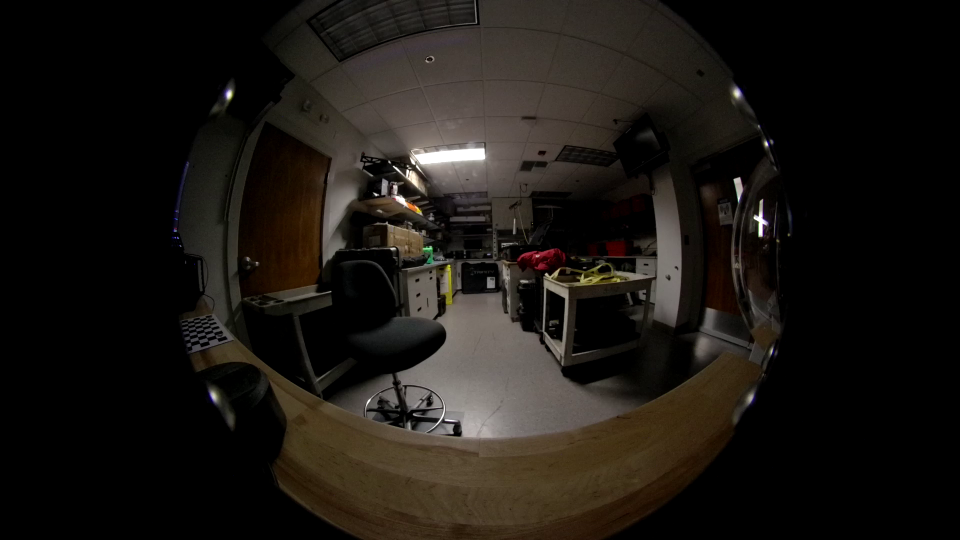
#> input picture plainL/board52.png, 1920 x 1080 px, found by its file name (shown at 1/2 size)
$ python fisheye_calibration.py   (older library calls are emulated)
#> lines starting #> are read from the running program, lines starting #| are printed output that depends on the picture
# Copyright (C) 2021 Eugene a.k.a. Realizator, stereopi.com, virt2real team
#
# This file is part of StereoPi tutorial scripts.
#
# StereoPi tutorial is free software: you can redistribute it
# and/or modify it under the terms of the GNU General Public License
# as published by the Free Software Foundation, either version 3 of the
# License, or (at your option) any later version.
#
# StereoPi tutorial is distributed in the hope that it will be useful,
# but WITHOUT ANY WARRANTY; without even the implied warranty of
# MERCHANTABILITY or FITNESS FOR A PARTICULAR PURPOSE.  See the
# GNU General Public License for more details.
#
# You should have received a copy of the GNU General Public License
# along with StereoPi tutorial.
# If not, see <http://www.gnu.org/licenses/>.
#
#          <><><> SPECIAL THANKS: <><><>
#
# Thanks to Adrian and http://pyimagesearch.com, as a lot of
# code in this tutorial was taken from his lessons.
#
# Thanks to RPi-tankbot project: https://github.com/Kheiden/RPi-tankbot
#
# Thanks to rakali project: https://github.com/sthysel/rakali


import os
import cv2
import numpy as np


# Global variables preset


# Camera resolution
photo_width = 800#1920
photo_height = 700#1080

# Image resolution for processing
img_width = 800#1920
img_height = 700#1080
image_size = (img_width,img_height)

# Chessboard parameters
rows = 11
columns = 11
#square_size = 2.5

# Visualization options
drawCorners = True
showSingleCamUndistortionResults = True
showStereoRectificationResults = True
writeUdistortedImages = True
imageToDisp = r'C:\Users\Benjamin\Documents\calibration\onemR.png'
distorted= cv2.imread(r'C:\Users\Benjamin\Documents\calibration\board52.png')[190:890, 560:1360]
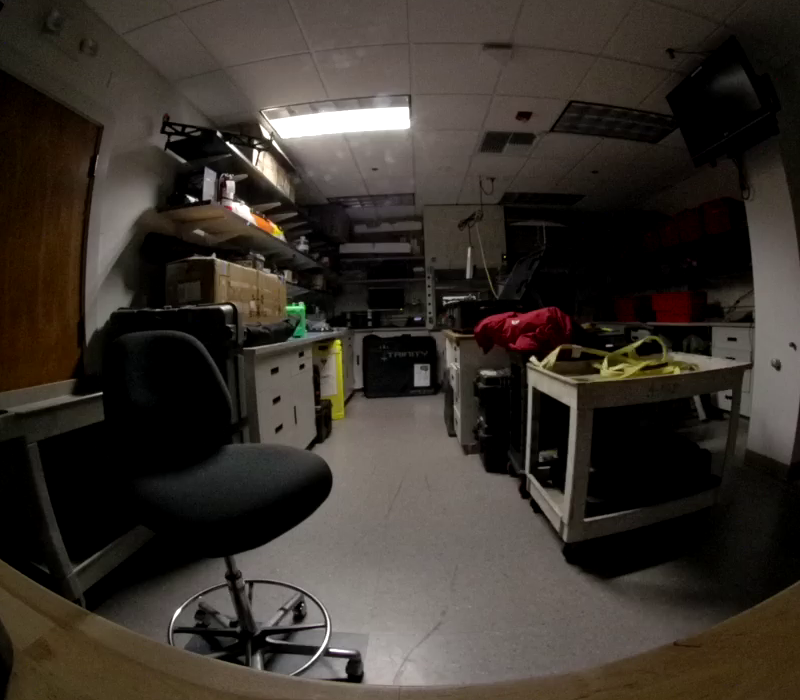
#> distorted: shape (700, 800, 3); mean B, G, R 44.1, 50.7, 57.1

# Calibration settings
CHECKERBOARD = (10,10)

subpix_criteria = (cv2.TERM_CRITERIA_EPS+cv2.TERM_CRITERIA_MAX_ITER, 150, 0.001)
calibration_flags = cv2.fisheye.CALIB_RECOMPUTE_EXTRINSIC+cv2.fisheye.CALIB_FIX_SKEW

objp = np.zeros( (CHECKERBOARD[0]*CHECKERBOARD[1], 1, 3) , np.float64)
objp[:,0, :2] = np.mgrid[0:CHECKERBOARD[0], 0:CHECKERBOARD[1]].T.reshape(-1, 2)*25.4 # 25.4 mm (1 inch) size of square

_img_shape = None
objpointsLeft = [] # 3d point in real world space
imgpointsLeft = [] # 2d points in image plane.
count=0
objpointsRight = [] # 3d point in real world space
imgpointsRight = [] # 2d points in image plane.

if (drawCorners):
    print("You can press 'Q' to quit this script.")


# Main processing cycle
# We process all calibration images and fill up 'imgpointsLeft' and 'objpointsRight'
# arrays with found coordinates of the chessboard
total_photos = 226
photo_counter = 0
print ('Main cycle start')

while photo_counter != total_photos:

  print ('Import pair No ' + str(photo_counter))
  leftName = './underL/'+str(photo_counter)+'.png'
  rightName = './underR/'+str(photo_counter)+'.png'
  leftExists = os.path.isfile(leftName)
  rightExists = os.path.isfile(rightName)
  photo_counter = photo_counter + 1
  # If pair has no left or right image - exit
  if ((leftExists == False) or (rightExists == False)) and (leftExists != rightExists):
      print ("Pair No ", photo_counter, "has only one image! Left:", leftExists, " Right:", rightExists )
      continue

  # If stereopair is complete - go to processing
  if (leftExists and rightExists):
      imgL = cv2.imread(leftName,1)[190:890, 560:1360]
      loadedY, loadedX, clrs  =  imgL.shape
      grayL = cv2.cvtColor(imgL,cv2.COLOR_BGR2GRAY)
      gray_small_left = cv2.resize (grayL, (img_width,img_height), interpolation = cv2.INTER_AREA)
      imgR = cv2.imread(rightName,1)[190:890, 560:1360]
      grayR = cv2.cvtColor(imgR,cv2.COLOR_BGR2GRAY)
      gray_small_right = cv2.resize (grayR, (img_width,img_height), interpolation = cv2.INTER_AREA)

      # Find the chessboard corners
      retL, cornersL = cv2.findChessboardCorners(grayL, CHECKERBOARD, cv2.CALIB_CB_ADAPTIVE_THRESH+cv2.CALIB_CB_FAST_CHECK+cv2.CALIB_CB_NORMALIZE_IMAGE)
      retR, cornersR = cv2.findChessboardCorners(grayR, CHECKERBOARD, cv2.CALIB_CB_ADAPTIVE_THRESH+cv2.CALIB_CB_FAST_CHECK+cv2.CALIB_CB_NORMALIZE_IMAGE)

      # Draw images with corners found
      if (drawCorners):
          cv2.drawChessboardCorners(imgL, (10,10), cornersL, retL)
          cv2.imshow('Corners LEFT', imgL)
          cv2.drawChessboardCorners(imgR, (10,10), cornersR, retR)
          cv2.imshow('Corners RIGHT', imgR)
          if cv2.waitKey(0) & 0xFF == ord('s'):
                    #if key == ord("q"):
                    #    exit(0)

                # Here is a fix for the OpenCV bug, which is causing this error:
                # error:(-215:Assertion failed) fabs(norm_u1) > 0 in function 'InitExtrinsics'
                # It means corners are too close to the side of the image. Let's filter them out

                SayMore = True; #Should we print additional debug info?
                if ((retL == True) and (retR == True)):
                    minRx = cornersR[:,:,0].min()
                    maxRx = cornersR[:,:,0].max()
                    minRy = cornersR[:,:,1].min()
                    maxRy = cornersR[:,:,1].max()

                    minLx = cornersL[:,:,0].min()
                    maxLx = cornersL[:,:,0].max()
                    minLy = cornersL[:,:,1].min()
                    maxLy = cornersL[:,:,1].max()

                    border_threshold_x = loadedX/7
                    border_threshold_y = loadedY/7
                    if (SayMore):
                        print ("thr_X: ", border_threshold_x, "thr_Y:", border_threshold_y)
                    x_thresh_bad = False
                    if ((minRx<border_threshold_x) or (minLx<border_threshold_x)): # or (loadedX-maxRx < border_threshold_x) or (loadedX-maxLx < border_threshold_x)):
                        x_thresh_bad = True
                    y_thresh_bad = False
                    if ((minRy<border_threshold_y) or (minLy<border_threshold_y)): # or (loadedY-maxRy < border_threshold_y) or (loadedY-maxLy < border_threshold_y)):
                        y_thresh_bad = True
                    if (y_thresh_bad==True) or (x_thresh_bad==True):
                        if (SayMore):
                            print("Chessboard too close to the side!", "X thresh: ", x_thresh_bad, "Y thresh: ", y_thresh_bad)
                            print ("minRx: ", minRx, "maxRx: ", maxRx, " minLx: ", minLx, "maxLx:", maxLx)
                            print ("minRy: ", minRy, "maxRy: ", maxRy, " minLy: ", minLy, "maxLy:", maxLy)
                        else:
                            print("Chessboard too close to the side! Image ignored")
                        retL = False
                        retR = False
                        continue

                # Here is our scaling trick! Hi res for calibration, low res for real work!
                # Scale corners X and Y to our working resolution
                if ((retL == True) and (retR == True)) and (img_height <= photo_height):
                    scale_ratio = img_height/photo_height
                    print ("Scale ratio: ", scale_ratio)
                    cornersL = cornersL*scale_ratio #cornersL/2.0
                    cornersR = cornersR*scale_ratio #cornersR/2.0
                elif (img_height > photo_height):
                    print ("Image resolution is higher than photo resolution, upscale needed. Please check your photo and image parameters!")
                    exit (0)

                # Refine corners and add to array for processing
                if ((retL == True) and (retR == True)):
                    count=count+1
                    print(count)
                    objpointsLeft.append(objp)
                    cv2.cornerSubPix(gray_small_left,cornersL,(3,3),(-1,-1),subpix_criteria)
                    imgpointsLeft.append(cornersL)
                    objpointsRight.append(objp)
                    cv2.cornerSubPix(gray_small_right,cornersR,(3,3),(-1,-1),subpix_criteria)
                    imgpointsRight.append(cornersR)
                else:
                    print ("Pair No", photo_counter, "ignored, as no chessboard found" )
                    continue
          else:
            print('Image pair not Used')


print ('End cycle')


# This function calibrates (undistort) a single camera
# [160 lines left out: functions calibrate_one_camera, calibrate_stereo_cameras, not called in this run]

# Now we have all we need to do stereoscopic fisheye calibration
# Let's calibrate each camera, and than calibrate them together
print ("Left camera calibration...")
result = calibrate_one_camera(objpointsLeft, imgpointsLeft, 'left')
print ("Right camera calibration...")
result = calibrate_one_camera(objpointsRight, imgpointsRight, 'right')
print ("Stereoscopic calibration...")
result = calibrate_stereo_cameras()
print ("Calibration complete!")

# The following code just shows you calibration results
#
#

if (showSingleCamUndistortionResults):

    w = 800
    h = 700
    print("Undistorting picture with (width, height):", (w, h))
    try:
        npz_file = np.load('./under_calibration_data/{}p/camera_calibration{}.npz'.format(h, '_left'))
        if 'map1' and 'map2' in npz_file.files:
            #print("Camera calibration data has been found in cache.")
            map1 = npz_file['map1']
            map2 = npz_file['map2']
        else:
            print("Camera data file found but data corrupted.")
            exit(0)
    except:
        #print("Camera calibration data not found in cache, file " & './calibration_data/{}p/camera_calibration{}.npz'.format(h, left))
        exit(0)

    # We didn't load a new image from file, but use last image loaded while calibration
    undistorted_left = cv2.remap(distorted, map1, map2, interpolation=cv2.INTER_LINEAR, borderMode=cv2.BORDER_CONSTANT)

    #h, w = imgR.shape[:2]
    print("Undistorting picture with (width, height):", (w, h))
    try:
        npz_file = np.load('./under_calibration_data/{}p/camera_calibration{}.npz'.format(h, '_right'))
        if 'map1' and 'map2' in npz_file.files:
            #print("Camera calibration data has been found in cache.")
            map1 = npz_file['map1']
            map2 = npz_file['map2']
        else:
            print("Camera data file found but data corrupted.")
            exit(0)
    except:
        print("Camera calibration RIGHT data not found in cache.")
        exit(0)

    undistorted_right = cv2.remap(distorted, map1, map2, interpolation=cv2.INTER_LINEAR, borderMode=cv2.BORDER_CONSTANT)

    cv2.imshow('Left UNDISTORTED', undistorted_left)
    cv2.imshow('Right UNDISTORTED', undistorted_right)
    cv2.waitKey(0)
    if (writeUdistortedImages):
        cv2.imwrite("undistorted_left.jpg",undistorted_left)
        cv2.imwrite("undistorted_right.jpg",undistorted_right)


if (showStereoRectificationResults):
    # lets rectify pair and look at the result
    # NOTICE: we use 320x240 as a working resolution, regardless of
    # calibration images resolution. So 320x240 parameters are hardcoded
    # now.
    try:
        npzfile = np.load('./under_calibration_data/{}p/stereo_camera_calibration.npz'.format(700))
    except:
       # print("Camera calibration data not found in cache, file " & './calibration_data/{}p/stereo_camera_calibration.npz'.format(240))
        exit(0)

    leftMapX = npzfile['leftMapX']
    leftMapY = npzfile['leftMapY']
    rightMapX = npzfile['rightMapX']
    rightMapY = npzfile['rightMapY']

    #read image to undistort
    photo_width = 800#1920
    photo_height = 700#1080
    image_width = 800
    image_height = 700
    image_size = (image_width,image_height)

    # Rectifying left and right images
    imgL = cv2.remap(distorted, leftMapX, leftMapY, interpolation=cv2.INTER_LINEAR, borderMode=cv2.BORDER_CONSTANT)
    imgR = cv2.remap(distorted, rightMapX, rightMapY, interpolation=cv2.INTER_LINEAR, borderMode=cv2.BORDER_CONSTANT)

    cv2.imshow('Left  STEREO CALIBRATED', imgL)
    cv2.imshow('Right STEREO CALIBRATED', imgR)
    cv2.imwrite("rectifyed_left.jpg",imgL)
    cv2.imwrite("rectifyed_right.jpg",imgR)
    cv2.waitKey(0)
